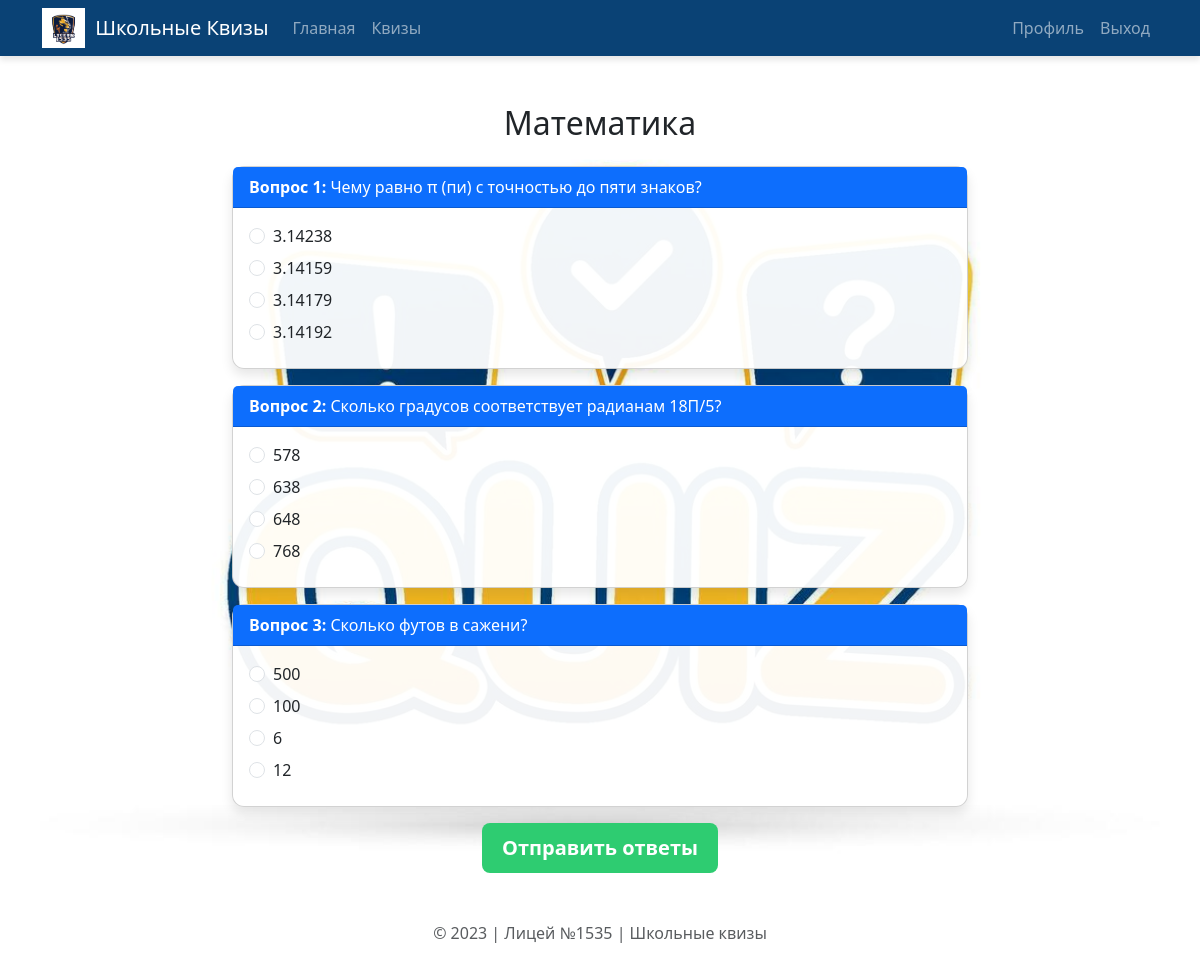
The page /quiz/2 (signed in) on the database its author committed.
### итоговый сайт с квизами.py (models this page shows)
class Quiz(Base):
    __tablename__ = "quizzes"
    id = Column(Integer, primary_key=True, index=True)
    title = Column(String)
    description = Column(String)
    is_active = Column(Boolean, default=True)

class Question(Base):
    __tablename__ = "questions"
    id = Column(Integer, primary_key=True, index=True)
    quiz_id = Column(Integer, ForeignKey("quizzes.id"))
    question_text = Column(String, index=True)
    correct_answer = Column(String)
    quiz = relationship("Quiz")

class Option(Base):
    __tablename__ = "options"
    id = Column(Integer, primary_key=True, index=True)
    option_text = Column(String)
    question_id = Column(Integer, ForeignKey("questions.id"))

### итоговый сайт с квизами.py (the view)
@app.get("/quiz/{quiz_id}", response_class=HTMLResponse)
async def quiz_page(request: Request, quiz_id: int, db: Session = Depends(get_db)):
    user = get_current_user(request, db)
    if not user:
        return RedirectResponse(url="/login", status_code=303)
    quiz = db.query(Quiz).filter(Quiz.id == quiz_id).first()
    if not quiz:
        raise HTTPException(status_code=404, detail="Quiz not found")
    questions = db.query(Question).filter(Question.quiz_id == quiz_id).all()
    for q in questions:
        q.options = db.query(Option).filter(Option.question_id == q.id).all()
    return templates.TemplateResponse("quiz.html", {
        "request": request,
        "user": user,
        "quiz": quiz,
        "questions": questions
    })

### templates/quiz.html (shortened to what this page needs)
{% extends "base.html" %}
{% block content %}
<div class="row justify-content-center">
    <div class="col-md-8">
        <h2 class="text-center mb-4">{{ quiz.title }}</h2>
        <form method="post" action="/submit-quiz">
            {% for question in questions %}
            <div class="card mb-3">
                <div class="card-header bg-primary text-white">
                    <strong>Вопрос {{ loop.index }}:</strong> {{ question.question_text }}
                </div>
                <div class="card-body">
                    {% for option in question.options %}
                    <div class="form-check mb-2">
                        <input class="form-check-input" type="radio"
                               name="question_{{ question.id }}"
                               id="q{{ question.id }}_o{{ loop.index }}"
                               value="{{ option.option_text }}" required>
                        <label class="form-check-label" for="q{{ question.id }}_o{{ loop.index }}">
                            {{ option.option_text }}
                        </label>
                    </div>
                    {% endfor %}
                </div>
            </div>
            {% endfor %}
            <div class="text-center">
                <button type="submit" class="btn btn-school btn-lg">Отправить ответы</button>
            </div>
        </form>
    </div>
</div>
{% endblock %}

### templates/base.html (style rules this page uses)
body { background: url('/static/school-bg.jpg') no-repeat center center fixed; background-size: cover; font-family: 'Segoe UI', Tahoma, Geneva, Verdana, sans-serif; }
.card { background-color: rgba(255, 255, 255, 0.95); border-radius: 12px; box-shadow: 0 6px 12px rgba(0,0,0,0.1); transition: transform 0.3s ease-in-out; }
.btn-school { background-color: #2ecc71; color: white; border: none; padding: 10px 20px; font-weight: bold; }

### rows shown on the page
Quiz: title "Математика"
Question: question_text "Чему равно π (пи) с точностью до пяти знаков?"
Option: option_text "3.14238"
Option: option_text "3.14159"
Option: option_text "3.14179"
Option: option_text "3.14192"
Question: question_text "Сколько градусов соответствует радианам 18П/5?"
Option: option_text "578"
Option: option_text "638"
Option: option_text "648"
Option: option_text "768"
Question: question_text "Сколько футов в сажени?"
Option: option_text "500"
Option: option_text "100"
Option: option_text "6"
Option: option_text "12"
